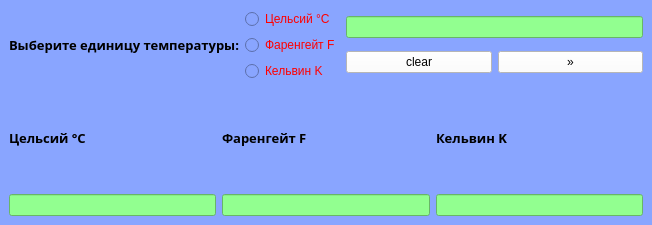
<?xml version="1.0" encoding="UTF-8"?>
<ui version="4.0">
 <class>MainWindow</class>
 <widget class="QMainWindow" name="MainWindow">
  <property name="geometry">
   <rect>
    <x>0</x>
    <y>0</y>
    <width>652</width>
    <height>225</height>
   </rect>
  </property>
  <property name="windowTitle">
   <string>Temperature</string>
  </property>
  <property name="windowIcon">
   <iconset resource="icon.qrc">
    <normaloff>:/icon/tempIcon.png</normaloff>:/icon/tempIcon.png</iconset>
  </property>
  <property name="styleSheet">
   <string notr="true">QObject
{
color: blue;
background-color:#89a5ff;
}</string>
  </property>
  <widget class="QWidget" name="centralwidget">
   <layout class="QGridLayout" name="gridLayout_2">
    <item row="0" column="0">
     <layout class="QHBoxLayout" name="horizontalLayout_2">
      <item>
       <widget class="QLabel" name="label">
        <property name="font">
         <font>
          <family>News701 BT</family>
          <pointsize>10</pointsize>
          <weight>75</weight>
          <bold>true</bold>
         </font>
        </property>
        <property name="styleSheet">
         <string notr="true">QLabel
{
color:black;
}</string>
        </property>
        <property name="text">
         <string>Выберите единицу температуры:</string>
        </property>
       </widget>
      </item>
      <item>
       <layout class="QVBoxLayout" name="verticalLayout">
        <item>
         <widget class="QRadioButton" name="CelsiyRadioButton">
          <property name="styleSheet">
           <string notr="true">QRadioButton
{
color:red;

}</string>
          </property>
          <property name="text">
           <string>Цельсий °C</string>
          </property>
         </widget>
        </item>
        <item>
         <widget class="QRadioButton" name="FarenRadioButton">
          <property name="styleSheet">
           <string notr="true">QRadioButton
{
color:red;
}</string>
          </property>
          <property name="text">
           <string>Фаренгейт F</string>
          </property>
         </widget>
        </item>
        <item>
         <widget class="QRadioButton" name="KelvinRadioButton">
          <property name="styleSheet">
           <string notr="true">QRadioButton
{
color:red;
}</string>
          </property>
          <property name="text">
           <string>Кельвин K</string>
          </property>
         </widget>
        </item>
       </layout>
      </item>
      <item>
       <layout class="QVBoxLayout" name="verticalLayout_2">
        <item>
         <widget class="QLineEdit" name="TempLineEdit">
          <property name="styleSheet">
           <string notr="true">QLineEdit
{
background-color:#92ff90;

}</string>
          </property>
         </widget>
        </item>
        <item>
         <layout class="QHBoxLayout" name="horizontalLayout">
          <item>
           <widget class="QPushButton" name="ClearPushButton">
            <property name="styleSheet">
             <string notr="true">QPushButton
{
color:black;
background-color:white;
}
</string>
            </property>
            <property name="text">
             <string>clear</string>
            </property>
           </widget>
          </item>
          <item>
           <widget class="QPushButton" name="pushButton">
            <property name="styleSheet">
             <string notr="true">QPushButton
{
color:black;
background-color:white;
}
</string>
            </property>
            <property name="text">
             <string>»</string>
            </property>
           </widget>
          </item>
         </layout>
        </item>
       </layout>
      </item>
     </layout>
    </item>
    <item row="1" column="0">
     <layout class="QGridLayout" name="gridLayout">
      <item row="0" column="0">
       <widget class="QLabel" name="label_2">
        <property name="font">
         <font>
          <family>News701 BT</family>
          <pointsize>10</pointsize>
          <weight>75</weight>
          <bold>true</bold>
         </font>
        </property>
        <property name="styleSheet">
         <string notr="true">QLabel
{
color:black;
}</string>
        </property>
        <property name="text">
         <string>Цельсий °C</string>
        </property>
       </widget>
      </item>
      <item row="0" column="1">
       <widget class="QLabel" name="label_3">
        <property name="font">
         <font>
          <family>News701 BT</family>
          <pointsize>10</pointsize>
          <weight>75</weight>
          <bold>true</bold>
         </font>
        </property>
        <property name="styleSheet">
         <string notr="true">QLabel
{
color:black;
}</string>
        </property>
        <property name="text">
         <string>Фаренгейт F</string>
        </property>
       </widget>
      </item>
      <item row="0" column="2">
       <widget class="QLabel" name="label_4">
        <property name="font">
         <font>
          <family>News701 BT</family>
          <pointsize>10</pointsize>
          <weight>75</weight>
          <bold>true</bold>
         </font>
        </property>
        <property name="styleSheet">
         <string notr="true">QLabel
{
color:black;
}</string>
        </property>
        <property name="text">
         <string>Кельвин K</string>
        </property>
       </widget>
      </item>
      <item row="1" column="0">
       <widget class="QLineEdit" name="CelLineEdit">
        <property name="styleSheet">
         <string notr="true">QLineEdit
{
background-color:#92ff90;

}</string>
        </property>
       </widget>
      </item>
      <item row="1" column="1">
       <widget class="QLineEdit" name="FarLineEdit">
        <property name="styleSheet">
         <string notr="true">QLineEdit
{
background-color:#92ff90;

}</string>
        </property>
       </widget>
      </item>
      <item row="1" column="2">
       <widget class="QLineEdit" name="KelLineEdit">
        <property name="styleSheet">
         <string notr="true">QLineEdit
{
background-color:#92ff90;

}</string>
        </property>
       </widget>
      </item>
     </layout>
    </item>
   </layout>
  </widget>
 </widget>
 <resources>
  <include location="icon.qrc"/>
 </resources>
 <connections/>
</ui>
